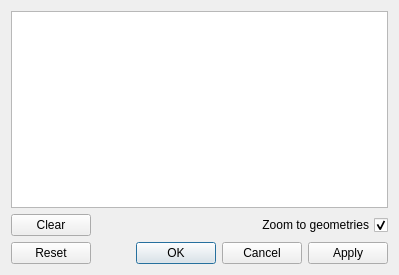
<?xml version="1.0" encoding="UTF-8"?>
<ui version="4.0">
 <class>QuickDraw</class>
 <widget class="QDialog" name="QuickDraw">
  <property name="geometry">
   <rect>
    <x>0</x>
    <y>0</y>
    <width>399</width>
    <height>275</height>
   </rect>
  </property>
  <property name="windowTitle">
   <string>QuickDraw</string>
  </property>
  <layout class="QGridLayout" name="gridLayout">
   <item row="0" column="0">
    <widget class="QPlainTextEdit" name="geometryTextEdit">
     <property name="enabled">
      <bool>true</bool>
     </property>
     <property name="toolTip">
      <string extracomment="Insert your bounding box here">&lt;html&gt;&lt;head/&gt;&lt;body&gt;&lt;p&gt;Enter your geometries here. &lt;/p&gt;&lt;p&gt;Use the &lt;span style=&quot; font-weight:600;&quot;&gt;What's This? &lt;/span&gt;tool for more information.&lt;/p&gt;&lt;/body&gt;&lt;/html&gt;</string>
     </property>
     <property name="statusTip">
      <string extracomment="Edit geometries"/>
     </property>
     <property name="whatsThis">
      <string>&lt;html&gt;&lt;head/&gt;&lt;body&gt;&lt;p&gt;&lt;span style=&quot; font-size:11pt; font-weight:600; text-decoration: underline;&quot;&gt;Editing Geometries&lt;/span&gt;&lt;/p&gt;&lt;p&gt;Enter and edit your geometries here. Geometries can be input as &lt;span style=&quot; font-weight:600;&quot;&gt;points&lt;/span&gt;, &lt;span style=&quot; font-weight:600;&quot;&gt;polylines&lt;/span&gt;, &lt;span style=&quot; font-weight:600;&quot;&gt;polygons&lt;/span&gt; and &lt;span style=&quot; font-weight:600;&quot;&gt;bounding boxes&lt;/span&gt; in the following formats:&lt;/p&gt;&lt;p&gt;&lt;span style=&quot; font-weight:600;&quot;&gt;Points: &lt;/span&gt;&lt;span style=&quot; font-style:italic;&quot;&gt;x,y&lt;/span&gt;&lt;br/&gt;&lt;span style=&quot; font-weight:600;&quot;&gt;Polylines &lt;/span&gt;and &lt;span style=&quot; font-weight:600;&quot;&gt;polygons: &lt;/span&gt;&lt;span style=&quot; font-style:italic;&quot;&gt;x1,y1,x2,y2,x3,y3 etc.&lt;/span&gt;&lt;br/&gt;&lt;span style=&quot; font-weight:600;&quot;&gt;Bounding box: &lt;/span&gt;&lt;span style=&quot; font-style:italic;&quot;&gt;xmin,ymin : xmax,ymax&lt;/span&gt;&lt;/p&gt;&lt;p&gt;Coordinates are comma separated (whitespace is ignored). It is assumed that coordinates are entered in the same &lt;span style=&quot; font-weight:600;&quot;&gt;projection&lt;/span&gt; as the map. &lt;/p&gt;&lt;p&gt;The difference between a polyline and a polygon is that in a polygon the final coordinate pair must match the initial coordinate pair, thus closing the line. Complex polygons with holes are not supported. The bounding box format is shorthand for creating a rectangular polygon, and is the same format as that used for the QGIS extents shown in the status bar.&lt;/p&gt;&lt;p&gt;&lt;span style=&quot; font-weight:600;&quot;&gt;Multiple geometries&lt;/span&gt; are supported: there is one geometry per line.&lt;/p&gt;&lt;p&gt;&lt;span style=&quot; font-weight:600;&quot;&gt;Deleting&lt;/span&gt; or &lt;span style=&quot; font-weight:600;&quot;&gt;editing&lt;/span&gt; geometries and pressing &lt;span style=&quot; font-weight:600;&quot;&gt;OK&lt;/span&gt; or &lt;span style=&quot; font-weight:600;&quot;&gt;Apply &lt;/span&gt;will update the canvas.&lt;/p&gt;&lt;/body&gt;&lt;/html&gt;</string>
     </property>
     <property name="plainText">
      <string/>
     </property>
    </widget>
   </item>
   <item row="2" column="0">
    <layout class="QHBoxLayout" name="horizontalLayout">
     <item>
      <widget class="QPushButton" name="clearButton">
       <property name="sizePolicy">
        <sizepolicy hsizetype="Maximum" vsizetype="Fixed">
         <horstretch>0</horstretch>
         <verstretch>0</verstretch>
        </sizepolicy>
       </property>
       <property name="text">
        <string>Clear</string>
       </property>
      </widget>
     </item>
     <item>
      <widget class="QCheckBox" name="zoomCheckBox">
       <property name="toolTip">
        <string>&lt;html&gt;&lt;head/&gt;&lt;body&gt;&lt;p&gt;After clicking &lt;span style=&quot; font-weight:600;&quot;&gt;OK&lt;/span&gt; zoom the map to the combined extent of the geometries.&lt;/p&gt;&lt;/body&gt;&lt;/html&gt;</string>
       </property>
       <property name="layoutDirection">
        <enum>Qt::RightToLeft</enum>
       </property>
       <property name="text">
        <string>Zoom to geometries</string>
       </property>
       <property name="checked">
        <bool>true</bool>
       </property>
      </widget>
     </item>
    </layout>
   </item>
   <item row="4" column="0">
    <widget class="QDialogButtonBox" name="buttonBox">
     <property name="orientation">
      <enum>Qt::Horizontal</enum>
     </property>
     <property name="standardButtons">
      <set>QDialogButtonBox::Apply|QDialogButtonBox::Cancel|QDialogButtonBox::Ok|QDialogButtonBox::Reset</set>
     </property>
     <property name="centerButtons">
      <bool>false</bool>
     </property>
    </widget>
   </item>
  </layout>
 </widget>
 <resources/>
 <connections>
  <connection>
   <sender>buttonBox</sender>
   <signal>accepted()</signal>
   <receiver>QuickDraw</receiver>
   <slot>accept()</slot>
   <hints>
    <hint type="sourcelabel">
     <x>248</x>
     <y>254</y>
    </hint>
    <hint type="destinationlabel">
     <x>157</x>
     <y>274</y>
    </hint>
   </hints>
  </connection>
  <connection>
   <sender>buttonBox</sender>
   <signal>rejected()</signal>
   <receiver>QuickDraw</receiver>
   <slot>reject()</slot>
   <hints>
    <hint type="sourcelabel">
     <x>316</x>
     <y>260</y>
    </hint>
    <hint type="destinationlabel">
     <x>286</x>
     <y>274</y>
    </hint>
   </hints>
  </connection>
 </connections>
</ui>
